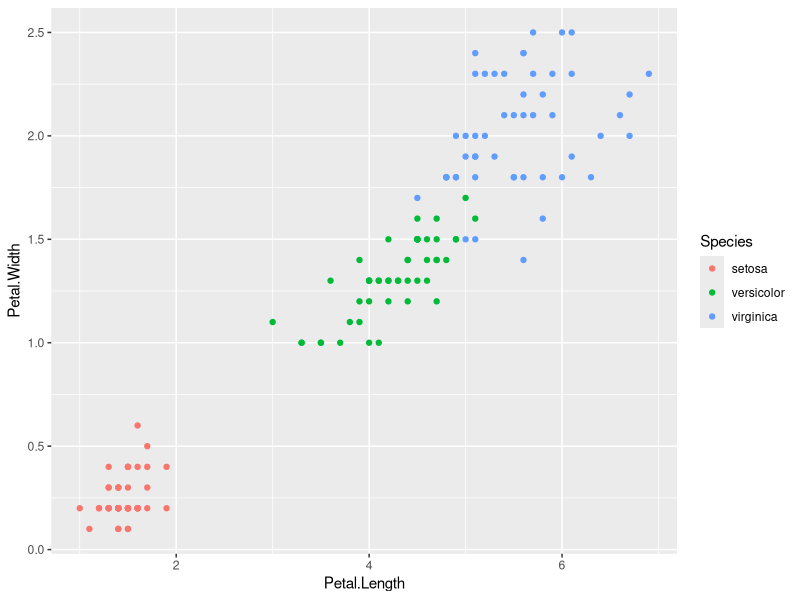
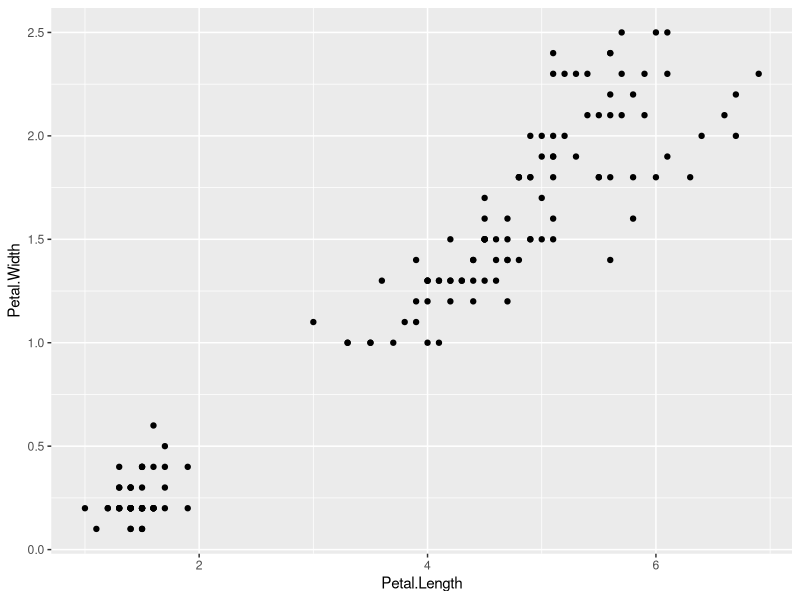

These charts were generated, in order, by the following R code:
library(datasets)
library(ggplot2)
head(iris)

library(ggplot2)
ggplot(iris, aes(Petal.Length, Petal.Width, color = Species)) + geom_point()

set.seed(20)
irisCluster <- kmeans(iris[, 3:4], 3, nstart = 20)
irisCluster

table(irisCluster$cluster, iris$Species)
irisCluster$cluster <- as.factor(irisCluster$cluster)
ggplot(iris, aes(Petal.Length, Petal.Width, color = iris$cluster)) + geom_point()
